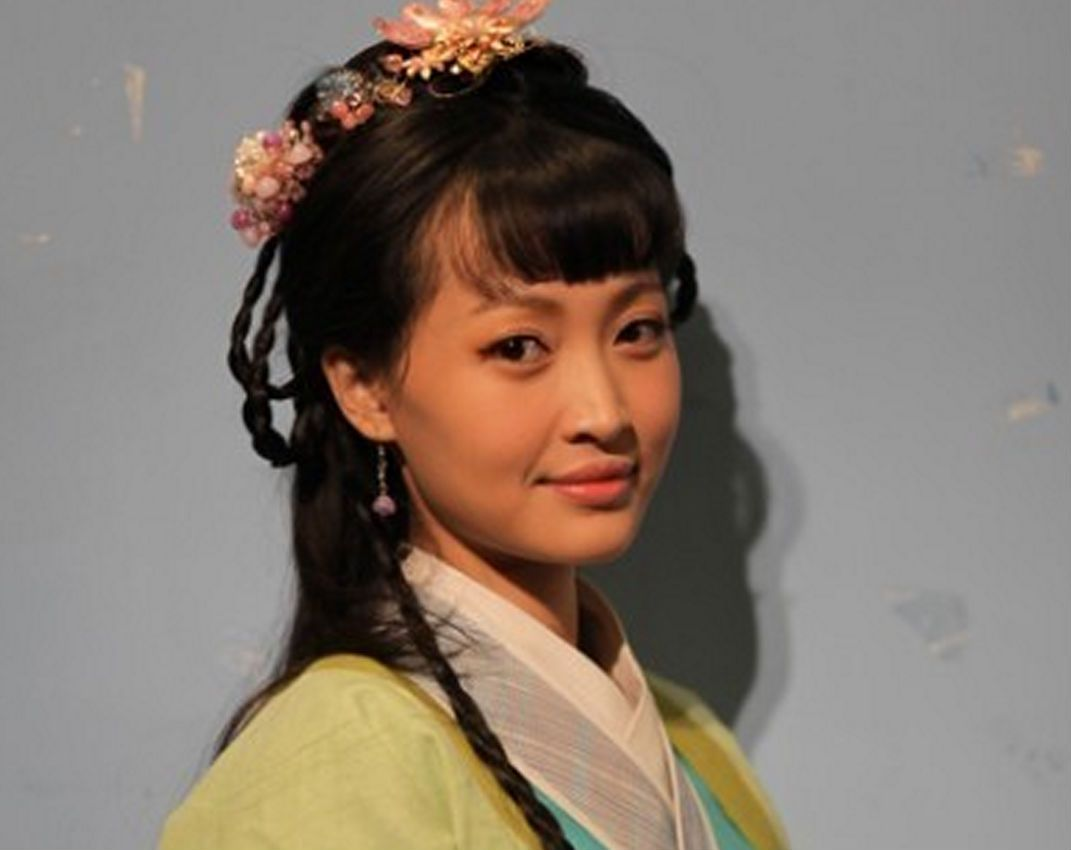
//> input picture source/CH03/demo4/timg.jpg, 1071 x 850 px
$ ./main   (built with g++ and OpenCV 4)
//> lines starting //> are read from the running program, lines starting //| are printed output that depends on the picture; after the words box and inside, x2 and y2 are one past the last pixel; in counts of white or black regions, pixels touching at a corner belong together
#include <vector>
#include <opencv2/core.hpp>
#include <opencv2/highgui.hpp>
#include <opencv2/imgproc.hpp>

using namespace cv;

int main()
{
    // Read input image
    cv::Mat image= cv::imread("timg.jpg");
//> image is the input picture: 850 rows x 1071 cols, CV_8UC3; mean B, G, R 111.1, 121.7, 133.7
    if (!image.data)
        return 0;

//    cv::Mat combineImage = cv::Mat(240, 640, image.type());
//    cv::Mat combineImageROI;

    // Display the image
    cv::namedWindow("Original Image");
    cv::imshow("Original Image",image);

    cv::Mat grayImage;
    grayImage.create(image.size(),CV_8U);
    cv::cvtColor(image, grayImage, CV_BGR2GRAY);
    cv::imshow("gray Image",grayImage);

    // define bounding rectangle
    cv::Rect rectangle(216,8,487,566);
    // the models (internally used)
    cv::Mat bgModel,fgModel;
    // segmentation result
    cv::Mat result; // segmentation (4 possible values)

    // GrabCut segmentation
    cv::grabCut(image,    // input image
                result,   // segmentation result
                rectangle,// rectangle containing foreground
                bgModel, fgModel, // models
                10,        // number of iterations
                cv::GC_INIT_WITH_RECT); // use rectangle
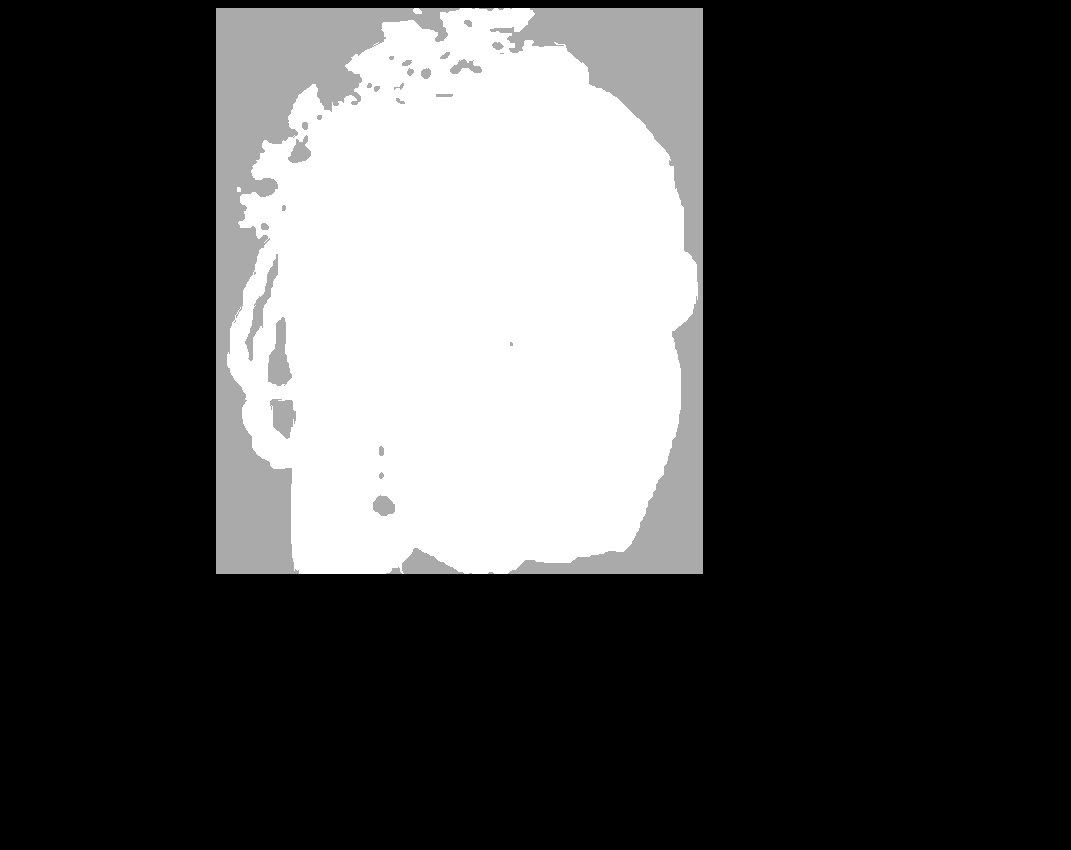
//> result: 850 rows x 1071 cols, CV_8UC1; min 0, max 3, mean 0.828; drawn with min black and max white
//> bgModel = 65 values, max 837.3 at index 55, min 0.0299 at index 4, mean 227.5; fgModel = 65 values, max 919.7 at index 64, min 0.0418 at index 3, mean 261.5

    // Get the pixels marked as likely foreground
    cv::compare(result,cv::GC_PR_FGD,result,cv::CMP_EQ);
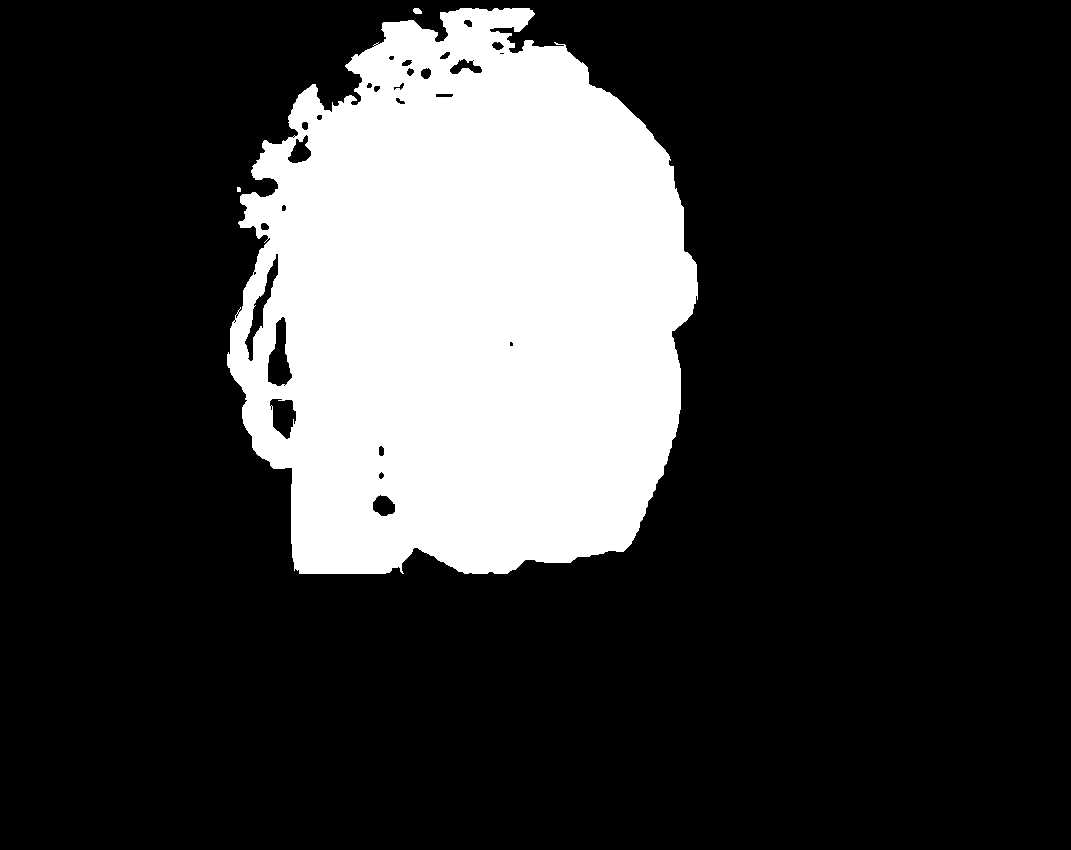
//> result: 850 rows x 1071 cols, CV_8UC1; 22.3% white; 3 white regions (1 under 20 px), largest, box (x1, y1, x2, y2) and area: (227, 8, 698, 574) 202753, (413, 8, 422, 14) 44
    // or:
    //	result= result&1;

    // create a white image
    cv::Mat foreground(image.size(), CV_8UC3,
                       cv::Scalar(255, 255, 255));

    image.copyTo(foreground,result); // bg pixels not copied
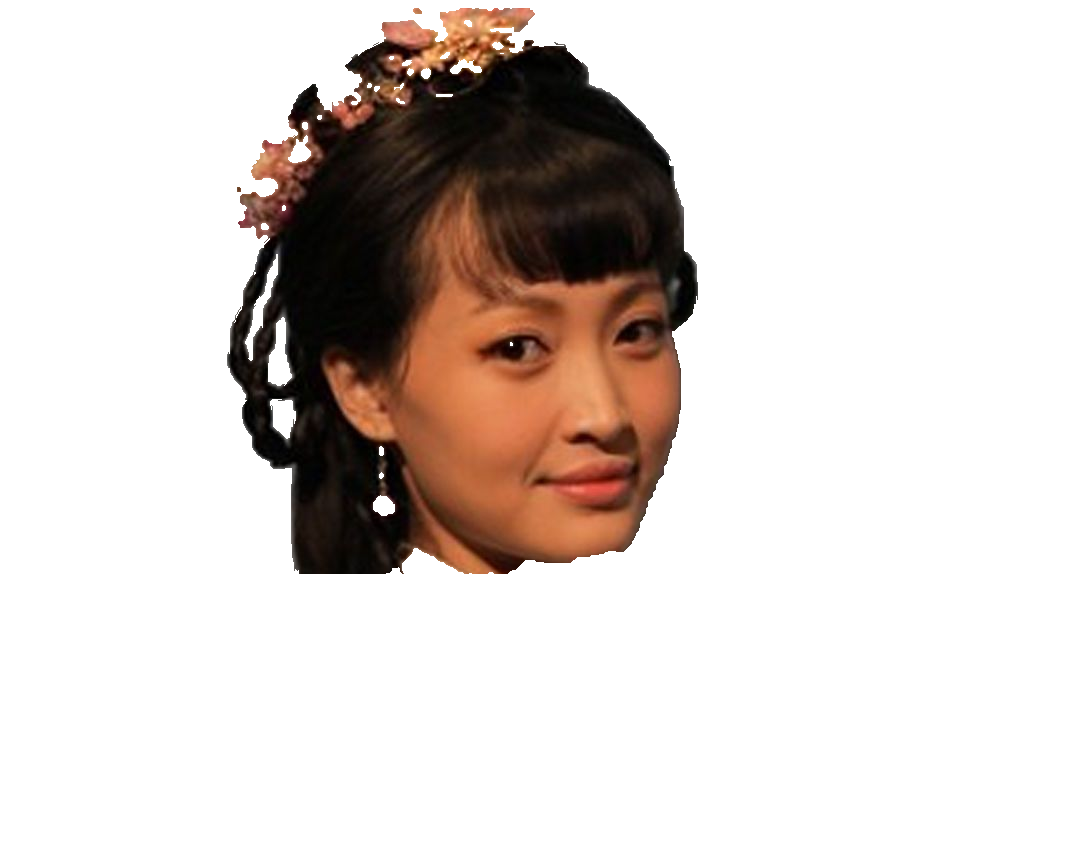
//> foreground: 850 rows x 1071 cols, CV_8UC3; mean B, G, R 206, 210.1, 218.5

    // draw rectangle on original image
    cv::rectangle(image, rectangle, cv::Scalar(255,255,255),1);
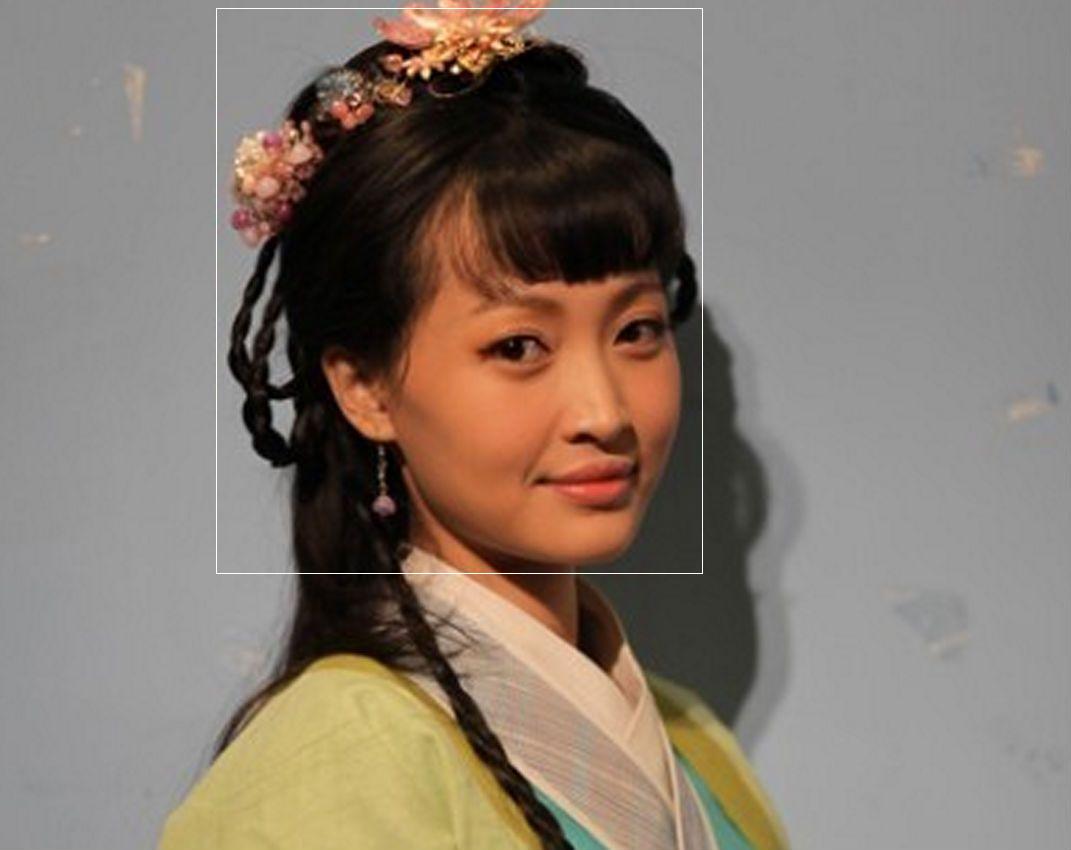
//> image: 850 rows x 1071 cols, CV_8UC3; 0.23% of pixels changed, all inside (x1, y1, x2, y2) = (216, 8, 703, 574)
    cv::namedWindow("Image with rectangle");
    cv::imshow("Image with rectangle",image);
//    combineImageROI = cv::Mat(combineImage, cv::Rect(0, 0, 320, 240));
//    image.copyTo(combineImageROI);

    // display result
    cv::namedWindow("Foreground object");
    cv::imshow("Foreground object",foreground);
//    combineImageROI = cv::Mat(combineImage, cv::Rect(320, 0, 320, 240));
//    foreground.copyTo(combineImageROI);
//    //cv::imwrite("CH3-image4.jpg", combineImage);
    cv::waitKey();
    return 0;
}
